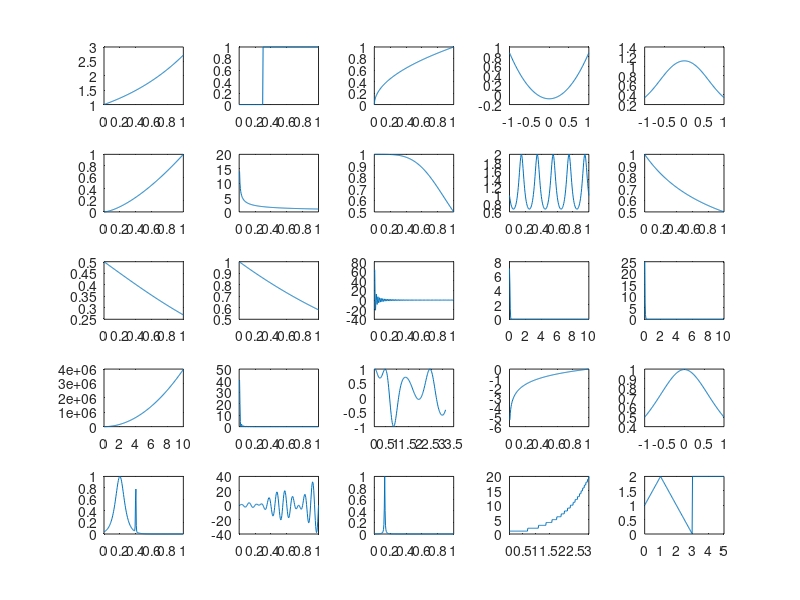

This chart was generated by the following MATLAB code: (Note: this script raises an error after producing the figure.)
%% Using Chebfun as an integrator
% Pedro Gonnet, September 2010

%%
% (Chebfun example quad/BatteryTest.m)

%%
% This Example gives an idea of how Chebfun performs as a general-purpose
% integrator.  We apply it to the set of test functions used by
% Kahaner [1], Gander & Gautschi [2], and Gonnet [3]:

funs = {
    @(x) exp(x)
    @(x) double( x >= 0.3 ) 
    @(x) sqrt(x)
    @(x) (23/25) * cosh(x) - cos(x)
    @(x) 1 ./ (x.^4 + x.^2 + 0.9)
    @(x) sqrt( x.^3 )
    @(x) 1 ./ sqrt(x)
    @(x) 1 ./ (1 + x.^4)
    @(x) 2 ./ (2 + sin(10*pi*x))
    @(x) 1 ./ (1 + x)
    @(x) 1 ./ (1 + exp(x))
    @(x) x ./ (exp(x) - 1)
    @(x) sin(100 * pi * x) ./ (pi * x)
    @(x) sqrt(50) * exp(-50*pi*x.^2)
    @(x) 25 * exp(-25*x)
    @(x) 50 / pi * (2500 * x.^2 + 1)
    @(x) 50 * (sin(50*pi*x) ./ (50*pi*x)).^2
    @(x) cos( cos(x) + 3*sin(x) + 2*cos(2*x) + 3*sin(2*x) + 3*cos(3*x) )
    @(x) log(x)
    @(x) 1 ./ (x.^2 + 1.005)
    @(x) 1 ./ cosh( 10 * (x - 0.2) * 2 ) + ...
         1 ./ cosh( 100 * (x - 0.4) * 4 ) + ...
         1 ./ cosh( 1000 * (x - 0.6) * 8 )
    @(x) 4 * pi^2 * x .* sin(20*pi*x) .* cos(2*pi*x)
    @(x) 1 ./ (1 + (230*x - 30).^2)
    @(x) floor(exp(x))
    @(x) (x < 1) .* (x + 1) + ...
         (1 <= x & x <= 3) .* (3 - x) + ...
         (x > 3) * 2
    };
%%
% The intervals of integration are these:
ranges = [ 0 1 ; 0 1 ; 0 1 ; -1 1 ; -1 1 ; 0 1 ; 0 1 ; 0 1 ; 0 1 ; ...
    0 1 ; 0 1 ; 0 1 ; 0 1 ; 0 10 ; 0 10 ; 0 10 ; 0 1 ; 0 pi ; ...
    0 1 ; -1 1 ; 0 1 ; 0 1 ; 0 1 ; 0 3 ; 0 5 ];
%%
% The exact values (computed with Maple) are these:
f_exact = [ 1.7182818284590452354 , 0.7 , 2/3 , 0.4794282266888016674 , ...
    1.5822329637296729331 , 0.4 , 2 , 0.86697298733991103757 , ...
    1.1547005383792515290 , 0.69314718055994530942 , 0.3798854930417224753 , ...
    0.77750463411224827640 , 0.49898680869304550249 , ...
    0.5 , 1 , 0.13263071079267703209e+08 , 0.49898680869304550249 , ...
    0.83867634269442961454 , -1 , 1.5643964440690497731 , ...
    0.16349494301863722618 , -0.63466518254339257343 , ...
    0.013492485649467772692 , 17.664383539246514971 , 7.5 ];
    
%%
% To get an idea of what it is we are integrating, we plot the
% different integrands:
clf
for i = 1:length(funs)
    xx = linspace( ranges(i,1) , ranges(i,2) , 200 );
    subplot(5,5,i); plot( xx , funs{i}(xx) );
end;

%%
% We now create and fill two arrays with the relative errors and times used 
% for each quadrature routine and each function to a relative tolerance 
% of 1e-10.  We create the chebfuns with splitting and blowup on to 
% account for difficult and singular integrands. (For more accurate timing results 
% one could perform each integration, say, 10 times by setting runs=10.)
errs = zeros(25,4);
time = zeros(25,4);
runs = 1; tol = 1e-10;
for i = 1:length(funs)
    
  % Chebfun
  tic
  for k = 1:runs
    q = sum( chebfun( funs{i} , ranges(i,:) , ...
      'splitting' , 'on' , 'blowup' , 'on' ) );
  end
  time(i,1) = toc/runs;
  errs(i,1) = abs( ( q-f_exact(i) ) / f_exact(i) );
    
  % quad
  tic
  for k = 1:runs
    q = quad( funs{i} , ranges(i,1) , ranges(i,2) , tol*f_exact(i) );
  end
  time(i,2) = toc/runs;
  errs(i,2) = abs( ( q-f_exact(i) ) / f_exact(i) );
    
  % quadl
  tic
  for k=1:runs
    q = quadl( funs{i} , ranges(i,1) , ranges(i,2) , tol*f_exact(i) );
  end;
  time(i,3) = toc/runs;
  errs(i,3) = abs( ( q-f_exact(i) ) / f_exact(i) );
    
  % quadgk
  tic
  for k=1:runs
    q = quadgk( funs{i} , ranges(i,1) , ranges(i,2) , 'RelTol' , tol );
  end
  time(i,4) = toc/runs;
  errs(i,4) = abs( ( q-f_exact(i) ) / f_exact(i) );
    
end

%%
% To give an idea of how the algorithms compare, we plot both the times 
% and the achieved accuracies in bar charts.
% First, consider the execution times.  The chart scales these 
% relative to the time required by quadgk.  What we see here is that
% quadl and quadgk are typically about 10 times slower than quadgk,
% and Chebfun is typically about 10 times slower than quadl and quadgk.
clf
barh( time ./ (time(:,4)*ones(1,4) ) ); title('Execution time relative to quadgk');
legend('chebfun','quad','quadl'); axis tight;
set(gca,'XScale','log','YDir','reverse');

scrsz = get(0,'ScreenSize');
set(gcf,'position',[0 0 600 scrsz(4)])

%%
% Now look at accuracies.  The plot shows relative errors
% scaled to the required tolerance of 1e-10.
% Here we see that quad sometimes does better and sometimes
% worse than prescribed; quadl and quadgk usually do better; and
% Chebfun, which is working in its default mode, usually
% gets close to machine precision.
%%
clf
barh( errs / 1e-10 ); title('Relative error (lower is better)');
legend('chebfun','quad','quadl','quadgk');
axis([1e-8 1e12 0 26]);
set(gca,'XScale','log','YDir','reverse');
set(gcf,'position',[0 0 600 scrsz(4)])

%%
% Chebfun fails in one case: the 21st
% function. To see what went wrong in that case, we plot the function and
% its chebfun:
close
xx = linspace(ranges(21,1),ranges(21,2),1023)';
plot( xx , funs{21}(xx) , '-r' );
hold on; plot( chebfun( funs{21} , ranges(21,:) , ...
    'splitting' , 'on' , 'blowup' , 'on' ) ); hold off;

%%
% Evidently Chebfun missed the third spike at x=0.6.
% This can be fixed by increasing minsamples:
q = sum( chebfun( funs{21} , ranges(21,:), ...
    'splitting' , 'on' , 'blowup' , 'on' , 'minsamples', 65) );
abs( ( q - f_exact(21) ) / f_exact(21) )


%%
% References :
%
% [1] David K. Kahaner, "Comparison of numerical quadrature
%     formulas," in Mathematical Software, John R. Rice, ed., Academic
%     Press, 1971, pp. 229-259.
%         
% [2] Walter Gander & Walter Gautschi, "Adaptive quadrature --
%     revisited", BIT Numerical Mathematics, 40(1):84-101, 2000.
%         
% [3] Pedro Gonnet, "Increasing the reliability of adaptive
%     quadrature using explicit interpolants", ACM Transactions on
%     Mathematical Software, 37(3):26:1--26:32, 2010.

